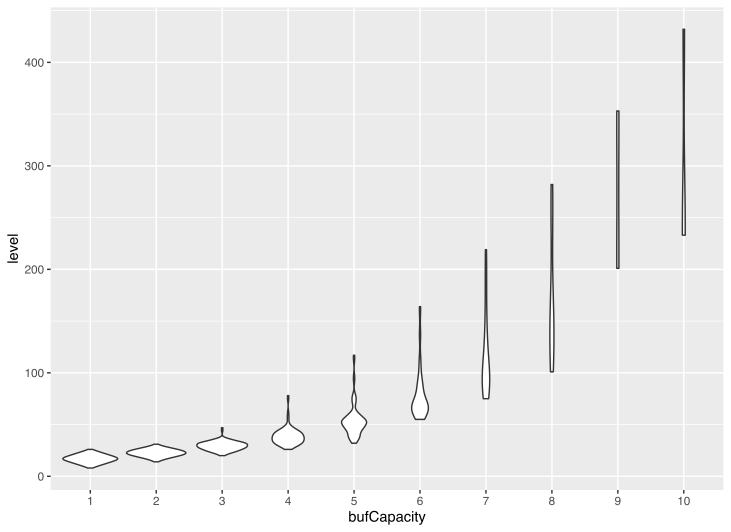

Source code (R):
library(ggplot2)
library(plotly)

data <- read.csv(header = TRUE, sep = "#", file = "SimBlockingQueue.csv")
data <- unique(data)
data$procs <- data$producer + data$consumer
data$diff <- abs(data$producer - data$consumer)

############

data <- setNames(aggregate(x= data$level,
          by= list(data$bufCapacity, data$producer, data$consumer),
          FUN=min), c("bufCapacity", "producer", "consumer", "level"))

############

library("ggcorrplot")
my_data <- data[, c(1,2,3,4,5,6)]
corr <- round(cor(my_data), 1)
ggcorrplot(corr, p.mat = cor_pmat(my_data),
           hc.order = TRUE, type = "lower",
           color = c("#FC4E07", "white", "#00AFBB"),
           outline.col = "white", lab = TRUE)

############

data <- setNames(aggregate(x=data$level,
          by= list(data$bufCapacity, data$procs),
          FUN=min), c("bufCapacity", "procs", "level"))

plot_ly(
  x=data$bufCapacity,
  y=data$procs,
  z=data$level,
  color=data$diff,
  size=2,
  type="scatter3d",
  mode="markers" # markers, lines, surface, mesh3d
) %>%
  layout(scene = list(
    xaxis = list(title = "bufCapacity"), 
    yaxis = list(title = "|consumer \\cup producer|"),
    zaxis = list(title = "length")))

############

data <- setNames(aggregate(x= data$level,
                           by= list(data$bufCapacity),
                           FUN=min), c("bufCapacity", "level"))

plot_ly(
  x=data$bufCapacity,
  y=data$level,
  color=as.factor(data$diff),
  size=2,
  type="scatter",
  hoverinfo = 'x, y, color',
  mode="markers" # markers, lines, surface, mesh3d
) %>%
  layout(scene = list(
    xaxis = list(title = "bufCapacity"), 
    yaxis = list(title = "|consumer \\cup producer|")))

############

data$bufCapacity  <- as.factor(data$bufCapacity)
ggplot(data, aes(x=bufCapacity, y=level)) + 
  geom_violin()

############

data$x <- data$bufCapacity
data$y <- data$level
plot(data$x, data$y, pch=19, xlab='x', ylab='y')

#fit1 <- lm(y~x, data=data)
#fit2 <- lm(y~poly(x,2,raw=TRUE), data=data)
#fit3 <- lm(y~poly(x,3,raw=TRUE), data=data)
#fit4 <- lm(y~poly(x,4,raw=TRUE), data=data)
fit5 <- lm(y~poly(x,5,raw=TRUE), data=data)

x_axis <- seq(1, 15, length=15)

#add curve of each model to plot
#lines(x_axis, predict(fit1, data.frame(x=x_axis)), col='green')
#lines(x_axis, predict(fit2, data.frame(x=x_axis)), col='red')
#lines(x_axis, predict(fit3, data.frame(x=x_axis)), col='purple')
#lines(x_axis, predict(fit4, data.frame(x=x_axis)), col='blue')
lines(x_axis, predict(fit5, data.frame(x=x_axis)), col='orange')
